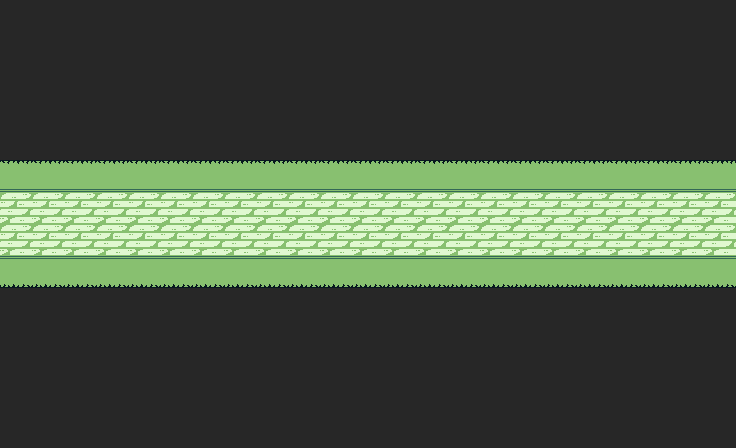

A level layout from a 2D game, rendered from its tile map. Below: a short description, then the map file with its tile-grid data intact:
An orthogonal 23x14 tile map with 32x32 px tiles, 1 tile layer (Vrstva dlaždic 1).

<map version="1.8" tiledversion="1.8.4" orientation="orthogonal" renderorder="right-down" width="23" height="14" tilewidth="32" tileheight="32" infinite="0" nextlayerid="2" nextobjectid="1">
 <tileset firstgid="1" source="../Zdi.tsx" />
 <layer id="1" name="Vrstva dlaždic 1" width="23" height="14">
  <data encoding="csv">
18,18,18,18,18,18,18,18,18,18,18,18,18,18,18,18,18,18,18,18,18,18,18,
18,18,18,18,18,18,18,18,18,18,18,18,18,18,18,18,18,18,18,18,18,18,18,
18,18,18,18,18,18,18,18,18,18,18,18,18,18,18,18,18,18,18,18,18,18,18,
18,18,18,18,18,18,18,18,18,18,18,18,18,18,18,18,18,18,18,18,18,18,18,
18,18,18,18,18,18,18,18,18,18,18,18,18,18,18,18,18,18,18,18,18,18,18,
6,6,6,6,6,6,6,6,6,6,6,6,6,6,6,6,6,6,6,6,6,6,6,
5,5,5,5,5,5,5,5,5,5,5,5,5,5,5,5,5,5,5,5,5,5,5,
5,5,5,5,5,5,5,5,5,5,5,5,5,5,5,5,5,5,5,5,5,5,5,
12,12,12,12,12,12,12,12,12,12,12,12,12,12,12,12,12,12,12,12,12,12,12,
18,18,18,18,18,18,18,18,18,18,18,18,18,18,18,18,18,18,18,18,18,18,18,
18,18,18,18,18,18,18,18,18,18,18,18,18,18,18,18,18,18,18,18,18,18,18,
18,18,18,18,18,18,18,18,18,18,18,18,18,18,18,18,18,18,18,18,18,18,18,
18,18,18,18,18,18,18,18,18,18,18,18,18,18,18,18,18,18,18,18,18,18,18,
18,18,18,18,18,18,18,18,18,18,18,18,18,18,18,18,18,18,18,18,18,18,18
</data>
 </layer>
</map>
